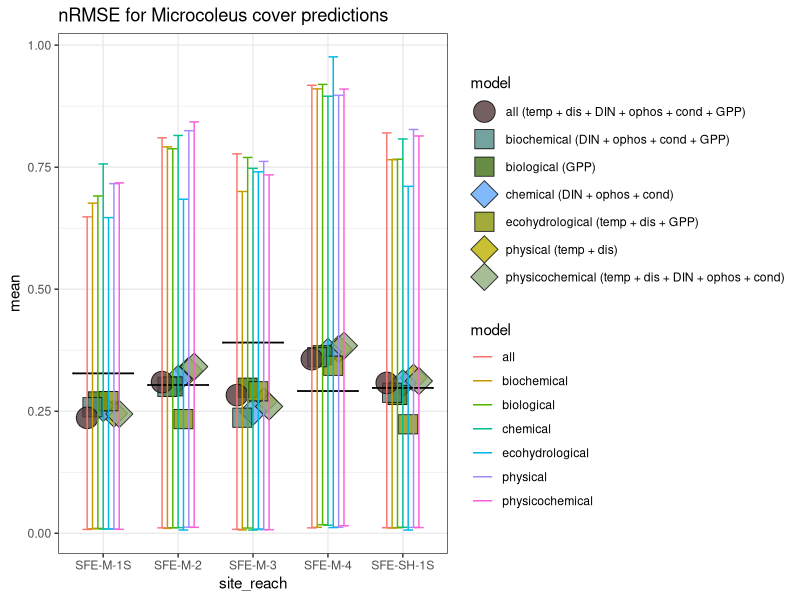
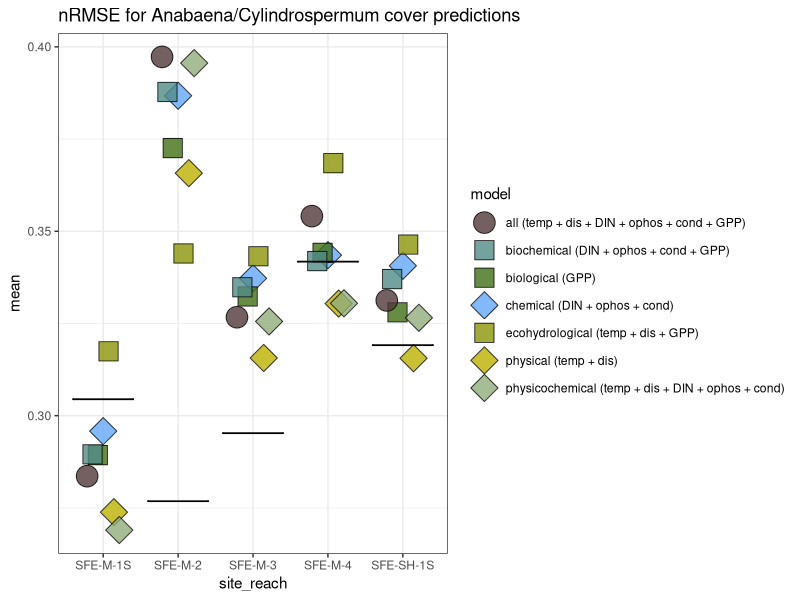
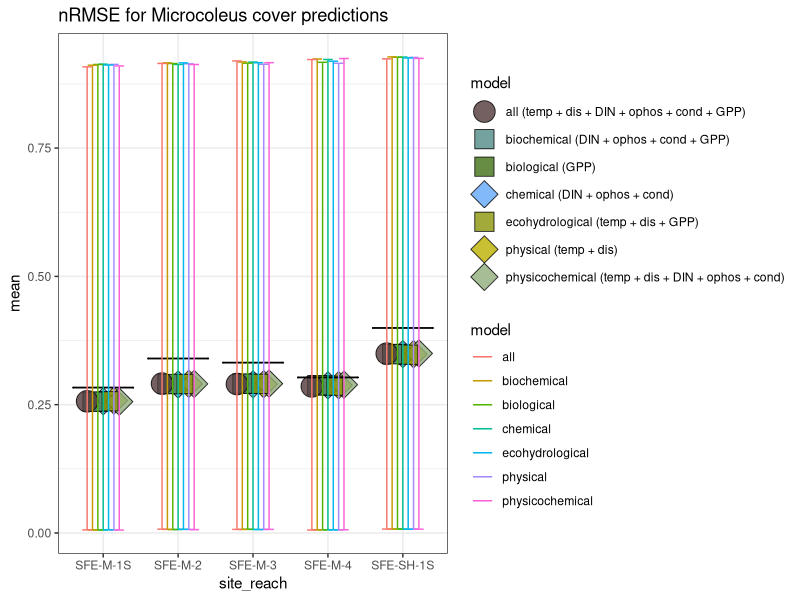
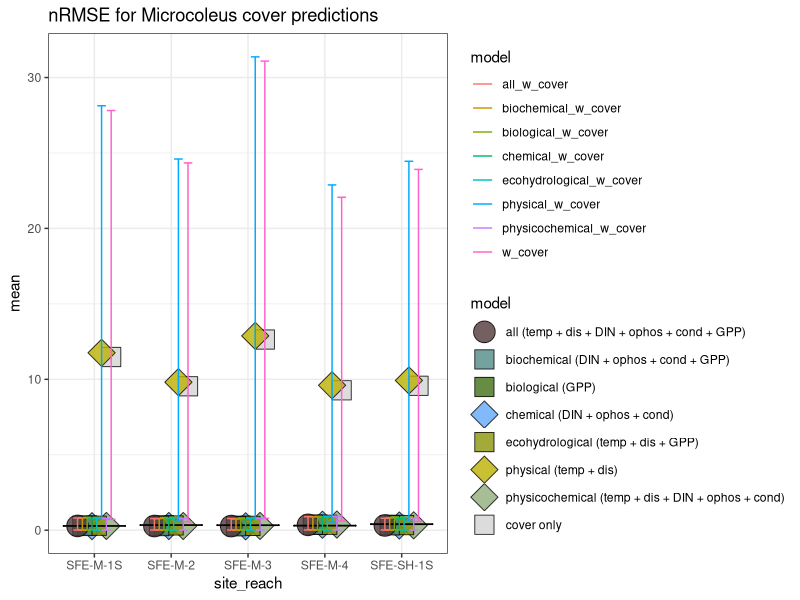
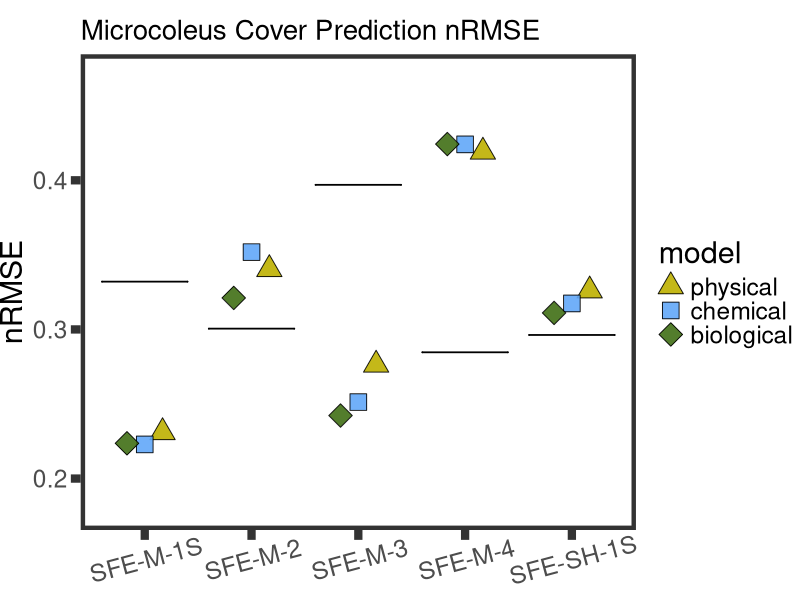
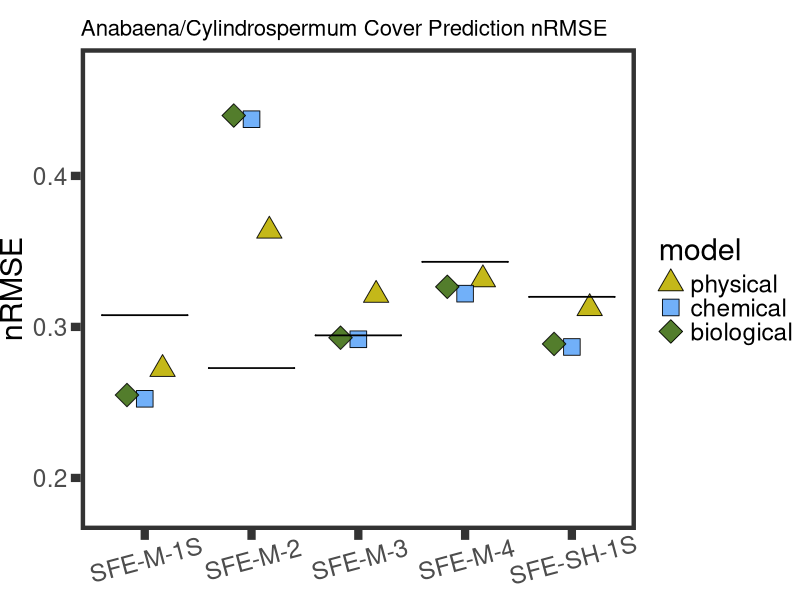
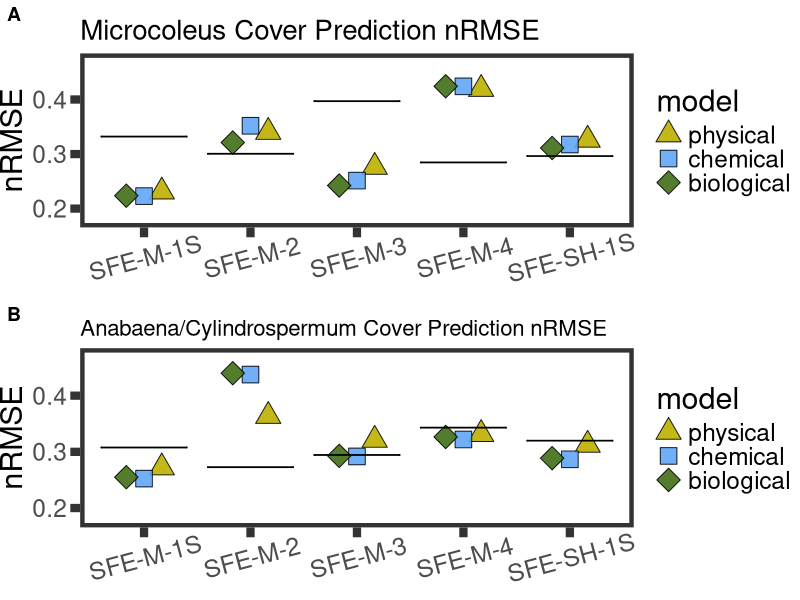

Reproduce these figures in R, in order.
#### read in data & libraries

library(tidyverse)
library(ggsignif)

# SOMETHING UP WITH CONFIDENCE INTERVALS ATM :)

cover_nrmse_M <- read.csv("./data/predictive_models/nrmse_M_cover.csv")
cover_nrmse_AC <- read.csv("./data/predictive_models/nrmse_AC_cover.csv")
atx_nRMSE_M <- read.csv("./data/predictive_models/nrmse_M_atx.csv")
atx_nRMSE_AC <- read.csv("./data/predictive_models/nrmse_AC_atx.csv")
atx_nRMSE_M_w_cover <- read.csv("./data/predictive_models/nrmse_M_atx_w_cover.csv")
atx_nRMSE_AC_w_cover <- read.csv("./data/predictive_models/nrmse_M_atx_w_cover.csv")

cover_M_null <- cover_nrmse_M %>% 
  filter(model == "null")
cover_nrmse_M <- cover_nrmse_M %>% 
  filter(model != "null")

cover_AC_null <- cover_nrmse_AC %>% 
  filter(model == "null")
cover_nrmse_AC <- cover_nrmse_AC %>% 
  filter(model != "null")

atx_nRMSE_M_null <- atx_nRMSE_M %>% 
  filter(model == "null")
atx_nRMSE_M <- atx_nRMSE_M %>% 
  filter(model != "null")

atx_nRMSE_AC_null <- atx_nRMSE_AC %>% 
  filter(model == "null")
atx_nRMSE_AC <- atx_nRMSE_AC %>% 
  filter(model != "null")


atx_nRMSE_M_w_cover <- atx_nRMSE_M_w_cover %>% 
  filter(model != "null")
atx_nRMSE_AC_w_cover <- atx_nRMSE_AC_w_cover %>% 
  filter(model != "null")


cover_plot <- ggplot(data = cover_nrmse_M, aes(x = site_reach, y = mean)) +
  geom_point(aes(fill = model, shape = model), size = 7, alpha = 0.8, position = position_dodge(width=0.5), 
             color = "black") +
  geom_signif(y_position = c(cover_M_null$mean), xmin = c(0.6, 1.6, 2.6, 3.6, 4.6), 
              xmax = c(1.4, 2.4, 3.4, 4.4, 5.4), annotation = c("", "", "", "" ,""),
              tip_length = 0, size = 0.6) +
  geom_errorbar(aes(ymin = ci_lower, ymax = ci_upper, color = model), position = position_dodge(width=0.5)) +
  scale_fill_manual(values = c("#523939", "#528b87", "#416f16", "#62a7f8", "#8b9609", "#bdb000", "#90ac7c"),
                     labels = c("all (temp + dis + DIN + ophos + cond + GPP)", 
                                "biochemical (DIN + ophos + cond + GPP)",
                                "biological (GPP)",
                                "chemical (DIN + ophos + cond)",
                                "ecohydrological (temp + dis + GPP)",
                                "physical (temp + dis)",
                                "physicochemical (temp + dis + DIN + ophos + cond)")) +
  scale_shape_manual(values = c(21, 22, 22, 23, 22, 23, 23),
                     labels = c("all (temp + dis + DIN + ophos + cond + GPP)", 
                                "biochemical (DIN + ophos + cond + GPP)",
                                "biological (GPP)",
                                "chemical (DIN + ophos + cond)",
                                "ecohydrological (temp + dis + GPP)",
                                "physical (temp + dis)",
                                "physicochemical (temp + dis + DIN + ophos + cond)")) +
  labs(title = "nRMSE for Microcoleus cover predictions") +
  theme_bw()
cover_plot

ac_cover_plot <- ggplot(data = cover_nrmse_AC, aes(x = site_reach, y = mean)) +
  geom_point(aes(fill = model, shape = model), size = 7, alpha = 0.8, position = position_dodge(width=0.5), 
             color = "black") +
  geom_signif(y_position = c(cover_AC_null$mean), xmin = c(0.6, 1.6, 2.6, 3.6, 4.6), 
              xmax = c(1.4, 2.4, 3.4, 4.4, 5.4), annotation = c("", "", "", "" ,""),
              tip_length = 0, size = 0.6) +
  scale_fill_manual(values = c("#523939", "#528b87", "#416f16", "#62a7f8", "#8b9609", "#bdb000", "#90ac7c"),
                    labels = c("all (temp + dis + DIN + ophos + cond + GPP)", 
                               "biochemical (DIN + ophos + cond + GPP)",
                               "biological (GPP)",
                               "chemical (DIN + ophos + cond)",
                               "ecohydrological (temp + dis + GPP)",
                               "physical (temp + dis)",
                               "physicochemical (temp + dis + DIN + ophos + cond)")) +
  scale_shape_manual(values = c(21, 22, 22, 23, 22, 23, 23),
                     labels = c("all (temp + dis + DIN + ophos + cond + GPP)", 
                                "biochemical (DIN + ophos + cond + GPP)",
                                "biological (GPP)",
                                "chemical (DIN + ophos + cond)",
                                "ecohydrological (temp + dis + GPP)",
                                "physical (temp + dis)",
                                "physicochemical (temp + dis + DIN + ophos + cond)")) +
  labs(title = "nRMSE for Anabaena/Cylindrospermum cover predictions") +
  theme_bw()
ac_cover_plot

atx_m_plot <- ggplot(data = atx_nRMSE_M, aes(x = site_reach, y = mean)) +
  geom_point(aes(fill = model, shape = model), size = 7, alpha = 0.8, position = position_dodge(width=0.5), 
             color = "black") +
  geom_signif(y_position = c(atx_nRMSE_M_null$mean), xmin = c(0.6, 1.6, 2.6, 3.6, 4.6), 
              xmax = c(1.4, 2.4, 3.4, 4.4, 5.4), annotation = c("", "", "", "" ,""),
              tip_length = 0, size = 0.6) +
  geom_errorbar(aes(ymin = ci_lower, ymax = ci_upper, color = model), position = position_dodge(width=0.5)) +
  scale_fill_manual(values = c("#523939", "#528b87", "#416f16", "#62a7f8", "#8b9609", "#bdb000", "#90ac7c"),
                    labels = c("all (temp + dis + DIN + ophos + cond + GPP)", 
                               "biochemical (DIN + ophos + cond + GPP)",
                               "biological (GPP)",
                               "chemical (DIN + ophos + cond)",
                               "ecohydrological (temp + dis + GPP)",
                               "physical (temp + dis)",
                               "physicochemical (temp + dis + DIN + ophos + cond)")) +
  scale_shape_manual(values = c(21, 22, 22, 23, 22, 23, 23),
                     labels = c("all (temp + dis + DIN + ophos + cond + GPP)", 
                                "biochemical (DIN + ophos + cond + GPP)",
                                "biological (GPP)",
                                "chemical (DIN + ophos + cond)",
                                "ecohydrological (temp + dis + GPP)",
                                "physical (temp + dis)",
                                "physicochemical (temp + dis + DIN + ophos + cond)")) +
  labs(title = "nRMSE for Microcoleus cover predictions") +
  theme_bw()
atx_m_plot

atx_m_plot_w_cover <- ggplot(data = atx_nRMSE_M_w_cover, aes(x = site_reach, y = mean)) +
  geom_point(aes(fill = model, shape = model), size = 7, alpha = 0.8, position = position_dodge(width=0.5), 
             color = "black") +
  geom_signif(y_position = c(atx_nRMSE_M_null$mean), xmin = c(0.6, 1.6, 2.6, 3.6, 4.6), 
              xmax = c(1.4, 2.4, 3.4, 4.4, 5.4), annotation = c("", "", "", "" ,""),
              tip_length = 0, size = 0.6) +
  geom_errorbar(aes(ymin = ci_lower, ymax = ci_upper, color = model), position = position_dodge(width=0.5)) +
  scale_fill_manual(values = c("#523939", "#528b87", "#416f16", "#62a7f8", "#8b9609", "#bdb000", "#90ac7c", "lightgray"),
                    labels = c("all (temp + dis + DIN + ophos + cond + GPP)", 
                               "biochemical (DIN + ophos + cond + GPP)",
                               "biological (GPP)",
                               "chemical (DIN + ophos + cond)",
                               "ecohydrological (temp + dis + GPP)",
                               "physical (temp + dis)",
                               "physicochemical (temp + dis + DIN + ophos + cond)",
                               "cover only")) +
  scale_shape_manual(values = c(21, 22, 22, 23, 22, 23, 23, 22),
                     labels = c("all (temp + dis + DIN + ophos + cond + GPP)", 
                                "biochemical (DIN + ophos + cond + GPP)",
                                "biological (GPP)",
                                "chemical (DIN + ophos + cond)",
                                "ecohydrological (temp + dis + GPP)",
                                "physical (temp + dis)",
                                "physicochemical (temp + dis + DIN + ophos + cond)",
                                "cover only")) +
  labs(title = "nRMSE for Microcoleus cover predictions") +
  theme_bw()
atx_m_plot_w_cover



# old code below
data <- read.csv("./data/predictive_models/inputs.csv")

cover_nrmse_M <- read.csv("./data/predictive_models/20250311_nrmse_M_cover_truncated.csv")
cover_nrmse_A <- read.csv("./data/predictive_models/20250311_nrmse_A_cover_truncated.csv")

cover_nrmse_M_long <- pivot_longer(cover_nrmse_M, cols = c(2:6), names_to = "site_reach",
                                 values_to = "nrmse")

cover_nrmse_M_long_null <- cover_nrmse_M_long %>% 
  filter(model == "null")

cover_nrmse_A_long <- pivot_longer(cover_nrmse_A, cols = c(2:6), names_to = "site_reach",
                                   values_to = "nrmse")

cover_nrmse_A_long_null <- cover_nrmse_A_long %>% 
  filter(model == "null")
# duplicate it
#cover_nrmse_M_long_null <- rbind(cover_nrmse_M_long_null, cover_nrmse_M_long_null)

cover_nrmse_M_long <- cover_nrmse_M_long %>% 
  filter(model != "null")

cover_nrmse_A_long <- cover_nrmse_A_long %>% 
  filter(model != "null")

theme_set(theme_bw() +
            theme(panel.grid.minor = element_blank(), panel.grid.major = element_blank(),
                  panel.border = element_rect(linewidth = 3), axis.ticks = element_line(linewidth = 2.8),
                  text = element_text(size = 22), plot.margin = unit(c(.5, 0, 0, 0), "cm"),
                  axis.ticks.length=unit(.25, "cm")))

nulls <- cover_nrmse_M_long_null$nrmse
dodge <- position_dodge(width=0.5)  
plot <- ggplot(data = cover_nrmse_M_long, aes(x = site_reach, y = nrmse, fill = model,
                                              shape = model)) +
  geom_point(size = 6, alpha = 0.9, position = dodge) +
  geom_signif(y_position = c(nulls), xmin = c(0.6,1.6,2.6,3.6,4.6), 
              xmax = c(1.4,2.4,3.4,4.4, 5.4), annotation = c("", "", "", "" ,""),
              tip_length = 0, size = 0.6) +
  coord_cartesian(ylim = c(0.18, 0.47)) +
  scale_x_discrete(labels= c("SFE-M-1S", "SFE-M-2", "SFE-M-3", "SFE-M-4", "SFE-SH-1S")) +
  scale_fill_manual(values = c("#bdb000", "#62a7f8", "#416f16"),
                    limits = c("physical", "chemical", "biological")) +
  scale_shape_manual(values = c(24, 22, 23),
                       limits = c("physical", "chemical", "biological")) +
  theme(axis.text.x = element_text(angle = 15, vjust = .8, size = 18),
        plot.title = element_text(size = 20)) +
  labs(title = "Microcoleus Cover Prediction nRMSE", x = NULL, y = "nRMSE")
plot

nulls <- cover_nrmse_A_long_null$nrmse
plot2 <- ggplot(data = cover_nrmse_A_long, aes(x = site_reach, y = nrmse, fill = model,
                                              shape = model)) +
  geom_point(size = 6, alpha = 0.9, position = dodge) +
  geom_signif(y_position = c(nulls), xmin = c(0.6,1.6,2.6,3.6,4.6), 
              xmax = c(1.4,2.4,3.4,4.4, 5.4), annotation = c("", "", "", "" ,""),
              tip_length = 0, size = 0.6) +
  coord_cartesian(ylim = c(0.18, 0.47)) +
  scale_x_discrete(labels= c("SFE-M-1S", "SFE-M-2", "SFE-M-3", "SFE-M-4", "SFE-SH-1S")) +
  scale_fill_manual(values = c("#bdb000", "#62a7f8", "#416f16"),
                    limits = c("physical", "chemical", "biological")) +
  scale_shape_manual(values = c(24, 22, 23),
                     limits = c("physical", "chemical", "biological")) +
  theme(axis.text.x = element_text(angle = 15, vjust = .8, size = 18),
        plot.title = element_text(size = 16)) +
  labs(title = "Anabaena/Cylindrospermum Cover Prediction nRMSE", x = NULL, y = "nRMSE")
plot2

# REMOVE LEGEND
library(cowplot)
plot_grid(plot, plot2, nrow = 2, labels = c("A", "B"))
        

# for EFI POSTER

#nRSMSE for cover

# only want those w/ GPP
# also change color scale